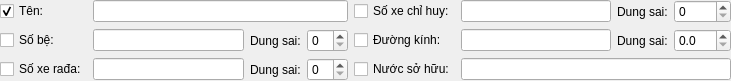
<?xml version="1.0" encoding="UTF-8"?>
<ui version="4.0">
 <class>RocketSearchingWidget</class>
 <widget class="QWidget" name="RocketSearchingWidget">
  <property name="geometry">
   <rect>
    <x>0</x>
    <y>0</y>
    <width>731</width>
    <height>80</height>
   </rect>
  </property>
  <property name="windowTitle">
   <string>RocketSearchingWidget</string>
  </property>
  <layout class="QGridLayout" name="gridLayout">
   <property name="leftMargin">
    <number>0</number>
   </property>
   <property name="topMargin">
    <number>0</number>
   </property>
   <property name="rightMargin">
    <number>0</number>
   </property>
   <property name="bottomMargin">
    <number>0</number>
   </property>
   <item row="0" column="0">
    <widget class="QCheckBox" name="tenChb">
     <property name="sizePolicy">
      <sizepolicy hsizetype="Fixed" vsizetype="Fixed">
       <horstretch>0</horstretch>
       <verstretch>0</verstretch>
      </sizepolicy>
     </property>
     <property name="text">
      <string>Tên:</string>
     </property>
     <property name="checked">
      <bool>true</bool>
     </property>
    </widget>
   </item>
   <item row="0" column="1" colspan="3">
    <widget class="QLineEdit" name="tenLed"/>
   </item>
   <item row="0" column="4">
    <widget class="QCheckBox" name="soXeChiHuyChb">
     <property name="sizePolicy">
      <sizepolicy hsizetype="Fixed" vsizetype="Fixed">
       <horstretch>0</horstretch>
       <verstretch>0</verstretch>
      </sizepolicy>
     </property>
     <property name="text">
      <string>Số xe chỉ huy:</string>
     </property>
    </widget>
   </item>
   <item row="0" column="5">
    <widget class="QLineEdit" name="soXeChiHuyLed"/>
   </item>
   <item row="0" column="6">
    <widget class="QLabel" name="label_4">
     <property name="sizePolicy">
      <sizepolicy hsizetype="Fixed" vsizetype="Preferred">
       <horstretch>0</horstretch>
       <verstretch>0</verstretch>
      </sizepolicy>
     </property>
     <property name="text">
      <string>Dung sai:</string>
     </property>
    </widget>
   </item>
   <item row="0" column="7">
    <widget class="QSpinBox" name="soXeChiHuySpb"/>
   </item>
   <item row="1" column="0">
    <widget class="QCheckBox" name="soBeChb">
     <property name="sizePolicy">
      <sizepolicy hsizetype="Fixed" vsizetype="Fixed">
       <horstretch>0</horstretch>
       <verstretch>0</verstretch>
      </sizepolicy>
     </property>
     <property name="text">
      <string>Số bệ:</string>
     </property>
    </widget>
   </item>
   <item row="1" column="1">
    <widget class="QLineEdit" name="soBeLed"/>
   </item>
   <item row="1" column="2">
    <widget class="QLabel" name="label">
     <property name="sizePolicy">
      <sizepolicy hsizetype="Fixed" vsizetype="Preferred">
       <horstretch>0</horstretch>
       <verstretch>0</verstretch>
      </sizepolicy>
     </property>
     <property name="text">
      <string>Dung sai:</string>
     </property>
    </widget>
   </item>
   <item row="1" column="3">
    <widget class="QSpinBox" name="soBeSpb"/>
   </item>
   <item row="1" column="4">
    <widget class="QCheckBox" name="duongKinhChb">
     <property name="sizePolicy">
      <sizepolicy hsizetype="Fixed" vsizetype="Fixed">
       <horstretch>0</horstretch>
       <verstretch>0</verstretch>
      </sizepolicy>
     </property>
     <property name="text">
      <string>Đường kính:</string>
     </property>
    </widget>
   </item>
   <item row="1" column="5">
    <widget class="QLineEdit" name="duongKinhLed"/>
   </item>
   <item row="1" column="6">
    <widget class="QLabel" name="label_5">
     <property name="sizePolicy">
      <sizepolicy hsizetype="Fixed" vsizetype="Preferred">
       <horstretch>0</horstretch>
       <verstretch>0</verstretch>
      </sizepolicy>
     </property>
     <property name="text">
      <string>Dung sai:</string>
     </property>
    </widget>
   </item>
   <item row="1" column="7">
    <widget class="QDoubleSpinBox" name="duongKinhDspb">
     <property name="sizePolicy">
      <sizepolicy hsizetype="Fixed" vsizetype="Fixed">
       <horstretch>0</horstretch>
       <verstretch>0</verstretch>
      </sizepolicy>
     </property>
     <property name="decimals">
      <number>1</number>
     </property>
     <property name="minimum">
      <double>0.000000000000000</double>
     </property>
     <property name="maximum">
      <double>200.000000000000000</double>
     </property>
     <property name="value">
      <double>0.000000000000000</double>
     </property>
    </widget>
   </item>
   <item row="2" column="0">
    <widget class="QCheckBox" name="soXeRadaChb">
     <property name="sizePolicy">
      <sizepolicy hsizetype="Fixed" vsizetype="Fixed">
       <horstretch>0</horstretch>
       <verstretch>0</verstretch>
      </sizepolicy>
     </property>
     <property name="text">
      <string>Số xe rađa:</string>
     </property>
    </widget>
   </item>
   <item row="2" column="1">
    <widget class="QLineEdit" name="soXeRadaLed"/>
   </item>
   <item row="2" column="2">
    <widget class="QLabel" name="label_2">
     <property name="sizePolicy">
      <sizepolicy hsizetype="Fixed" vsizetype="Preferred">
       <horstretch>0</horstretch>
       <verstretch>0</verstretch>
      </sizepolicy>
     </property>
     <property name="text">
      <string>Dung sai:</string>
     </property>
    </widget>
   </item>
   <item row="2" column="3">
    <widget class="QSpinBox" name="soXeRadaSpb"/>
   </item>
   <item row="2" column="4">
    <widget class="QCheckBox" name="nuocSoHuuChb">
     <property name="sizePolicy">
      <sizepolicy hsizetype="Fixed" vsizetype="Fixed">
       <horstretch>0</horstretch>
       <verstretch>0</verstretch>
      </sizepolicy>
     </property>
     <property name="text">
      <string>Nước sở hữu:</string>
     </property>
    </widget>
   </item>
   <item row="2" column="5" colspan="3">
    <widget class="QLineEdit" name="nuocSoHuuLed"/>
   </item>
  </layout>
 </widget>
 <layoutdefault spacing="6" margin="11"/>
 <tabstops>
  <tabstop>tenChb</tabstop>
  <tabstop>tenLed</tabstop>
  <tabstop>soBeChb</tabstop>
  <tabstop>soBeLed</tabstop>
  <tabstop>soBeSpb</tabstop>
  <tabstop>soXeRadaChb</tabstop>
  <tabstop>soXeRadaLed</tabstop>
  <tabstop>soXeRadaSpb</tabstop>
  <tabstop>soXeChiHuyChb</tabstop>
  <tabstop>soXeChiHuyLed</tabstop>
  <tabstop>soXeChiHuySpb</tabstop>
  <tabstop>duongKinhChb</tabstop>
  <tabstop>duongKinhLed</tabstop>
  <tabstop>duongKinhDspb</tabstop>
  <tabstop>nuocSoHuuChb</tabstop>
  <tabstop>nuocSoHuuLed</tabstop>
 </tabstops>
 <resources/>
 <connections/>
</ui>
